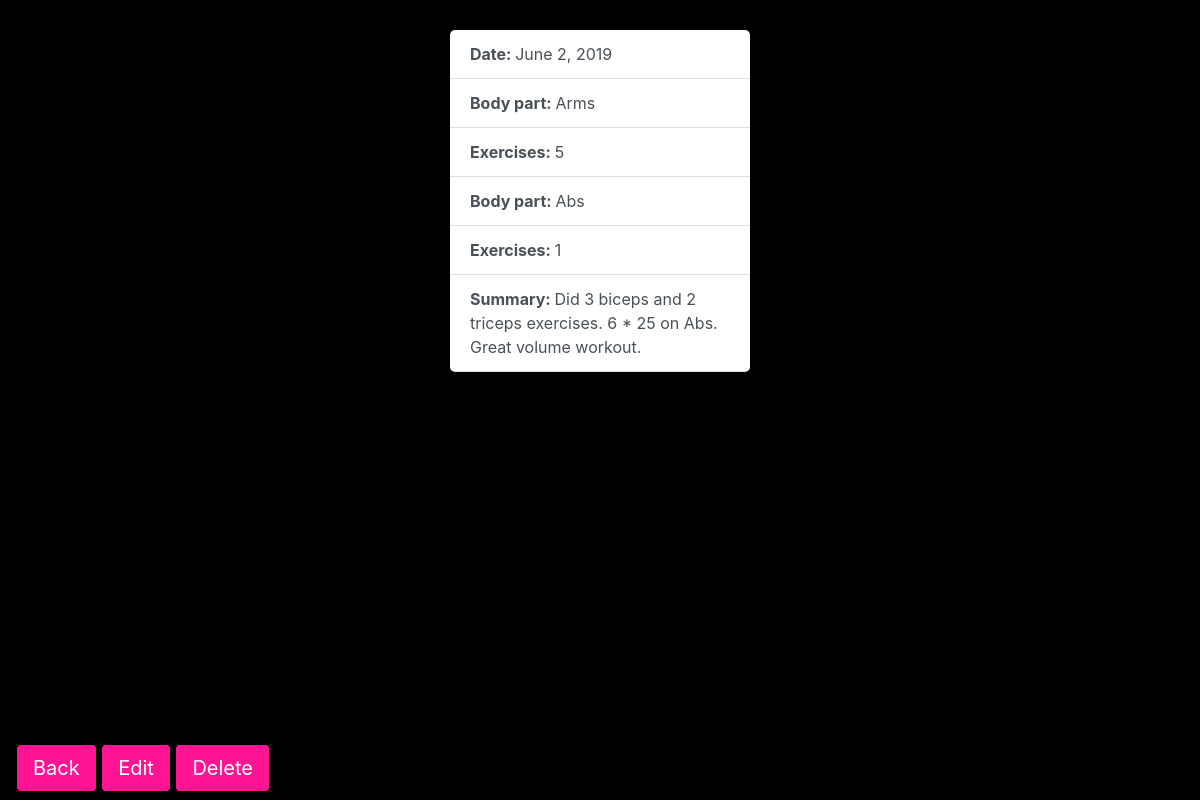
The app's page /sport/2019-06-02/ (signed in) with its own data.
### sport/models.py (models this page shows, shortened)
class Workout(models.Model):
    user = models.ForeignKey(settings.AUTH_USER_MODEL,
                             blank=True,
                             null=True,
                             on_delete=models.CASCADE)
    date = models.DateField(auto_now=False)
    body_part1 = models.CharField(max_length=100, blank=False)
    num_exercises1 = models.PositiveSmallIntegerField(blank=False)
    body_part2 = models.CharField(max_length=100, blank=True, null=True)
    num_exercises2 = models.PositiveSmallIntegerField(blank=True, null=True)
    cardio = models.CharField(max_length=100, blank=True, null=True)
    cardio_load = models.CharField(max_length=100, blank=True, null=True)
    summary = models.TextField()

### sport/views.py (the view)
# urls.py: path('<str:workout_date>/', show_workout_detail, name='workout-detail'),
@login_required
def show_workout_detail(request, workout_date):
    workout = get_object_or_404(Workout, date=workout_date)
    template_name = 'sport/detail.html'
    context = {'workout': workout}
    return render(request, template_name, context)

### sport/templates/sport/detail.html (shortened to what this page needs)
{% extends 'base.html' %}
{% load static %}
{% block css %}
<link rel="stylesheet" href="{% static 'sport/css/detail.css' %}">
{% endblock %}
{% block content %}
<ul class="list-group list-group-flush" style="padding-top:30px;">
    <li class="list-group-item list-group-item-action" style="border-radius: 5px;
    border-bottom-left-radius: 0; border-bottom-right-radius: 0;"><strong>Date: </strong>{{workout.date}}</li>
    <li class="list-group-item list-group-item-action"><strong>Body part: </strong>{{workout.body_part1}}</li>
    <li class="list-group-item list-group-item-action"><strong>Exercises: </strong>{{workout.num_exercises1}}</li>
    {% if workout.body_part2%}
       <li class="list-group-item list-group-item-action"><strong>Body part: </strong>{{workout.body_part2}}</li>
       <li class="list-group-item list-group-item-action"><strong>Exercises: </strong>{{workout.num_exercises2}}</li>
    {% endif %}
    <li class="list-group-item list-group-item-action" style="border-radius: 5px;
    border-top-left-radius: 0; border-top-right-radius: 0;"><strong>Summary: </strong>{{workout.summary}}</li>
</ul>
<nav class="navbar fixed-bottom navbar-light">
    <ul class="nav justify-content-center">
      <li class="nav-item">
        <a href="../"><input type="button" class="btn btn-lg btn-success" value="Back"
        style="background-color: #FF1493;border-color: #000;"></a>
        <a href="{% url 'update-workout-detail' workout.date %}"><input type="button" class="btn btn-lg btn-success" value="Edit"
        style="background-color: #FF1493;border-color: #000;"></a>
        <a href="{% url 'delete-workout' workout.date %}"><input type="button" class="btn btn-lg btn-danger" value="Delete"
        style="background-color: #FF1493;border-color: #000;"></a>
      </li>
    </ul>
</nav>
{% endblock %}

### sport/static/sport/css/detail.css (style rules this page uses)
.list-group { position: relative; box-sizing: border-box; height: auto; font-size: 16px; width: 100%; max-width: 330px; padding: 15px; margin: auto; }

### records on screen
Workout: date "June 2, 2019", body_part1 "Arms", num_exercises1 "5", body_part2 "Abs", num_exercises2 "1", summary "Did 3 biceps and 2 triceps exercises. 6 * 25 on Abs. Great volume workout."
